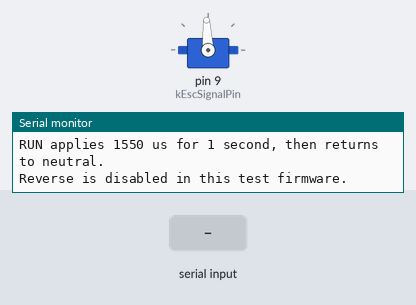
A program run on a simulated Teensy 4. Shown: servo, the last lines printed to the serial monitor. The inputs (shaded band) are chosen by the test bench.

Above: at 1.2 s.
1.3 s: "STATUS\n" received over Serial
2.8 s: "ARM\n" received over Serial
4.3 s: "RUN\n" received over Serial
At 4.9 s:
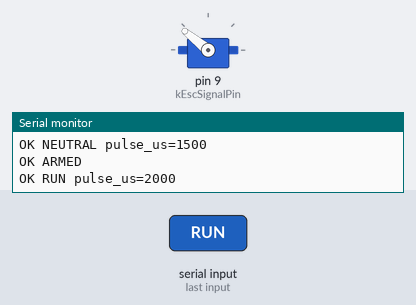
Timing chart, 0 to 7.3 s (numbered marks = the images above; inputs shaded):
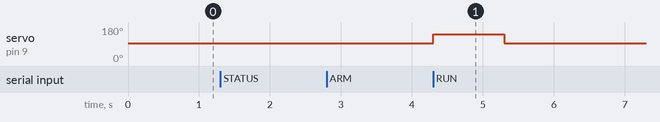

Measured:
- after the input at 4.3 s, servo on pin 9 (kEscSignalPin): 93° → 141° at once, → 93° 1.0 s later

The program:

main.cpp
```cpp
#include <Arduino.h>
#include <Servo.h>

// Temporary TBLE-02S bench test. Raise the driven wheels before use.
// Connect only the ESC signal and ground to the Teensy. Leave the ESC's red
// 6 V BEC wire disconnected and insulated while Teensy is powered by USB.

namespace {

constexpr uint8_t kEscSignalPin = 9;
constexpr int kNeutralPulseUs = 1500;
constexpr int kRunPulseUs = 2000;
constexpr uint32_t kRunTimeoutMs = 1000;

Servo motor_esc;
String command_buffer;
bool armed = false;
bool run_active = false;
uint32_t run_started_ms = 0;

void setNeutral(const char* reason) {
  motor_esc.writeMicroseconds(kNeutralPulseUs);
  run_active = false;

  Serial.print("OK ");
  Serial.print(reason);
  Serial.print(" pulse_us=");
  Serial.println(kNeutralPulseUs);
}

void printStatus() {
  Serial.print("STATUS pin=");
  Serial.print(kEscSignalPin);
  Serial.print(" state=");
  Serial.print(armed ? "ARMED" : "DISARMED");
  Serial.print(" run_active=");
  Serial.print(run_active ? "YES" : "NO");
  Serial.print(" pulse_us=");
  Serial.println(motor_esc.readMicroseconds());
}

void printHelp() {
  Serial.println("Commands: STATUS, ARM, RUN, STOP, DISARM, HELP");
  Serial.println("RUN applies 1550 us for 1 second, then returns to neutral.");
  Serial.println("Reverse is disabled in this test firmware.");
}

void handleCommand(String command) {
  command.trim();
  command.toUpperCase();

  if (command == "STATUS") {
    printStatus();
  } else if (command == "ARM") {
    setNeutral("NEUTRAL");
    armed = true;
    Serial.println("OK ARMED");
  } else if (command == "RUN") {
    if (!armed) {
      Serial.println("ERR DISARMED; enter ARM first");
      return;
    }

    motor_esc.writeMicroseconds(kRunPulseUs);
    run_started_ms = millis();
    run_active = true;
    Serial.print("OK RUN pulse_us=");
    Serial.println(kRunPulseUs);
  } else if (command == "STOP") {
    setNeutral("STOPPED");
  } else if (command == "DISARM") {
    setNeutral("NEUTRAL");
    armed = false;
    Serial.println("OK DISARMED");
  } else if (command == "HELP" || command.length() == 0) {
    printHelp();
  } else {
    Serial.println("ERR unknown command");
    printHelp();
  }
}

void pollSerial() {
  while (Serial.available() > 0) {
    const char incoming = static_cast<char>(Serial.read());

    if (incoming == '\n') {
      handleCommand(command_buffer);
      command_buffer = "";
    } else if (incoming != '\r') {
      command_buffer += incoming;
    }
  }
}

}  // namespace

void setup() {
  Serial.begin(115200);

  motor_esc.attach(kEscSignalPin);
  motor_esc.writeMicroseconds(kNeutralPulseUs);

  const uint32_t serial_wait_start = millis();
  while (!Serial && millis() - serial_wait_start < 3000) {
  }

  Serial.println("TBLE-02S MOTOR TEST READY");
  Serial.print("pin=9 neutral_us=");
  Serial.print(kNeutralPulseUs);
  Serial.print(" run_us=");
  Serial.print(kRunPulseUs);
  Serial.print(" timeout_ms=");
  Serial.println(kRunTimeoutMs);
  printHelp();
}

void loop() {
  pollSerial();

  if (run_active && millis() - run_started_ms >= kRunTimeoutMs) {
    setNeutral("AUTO_NEUTRAL");
  }
}
```
